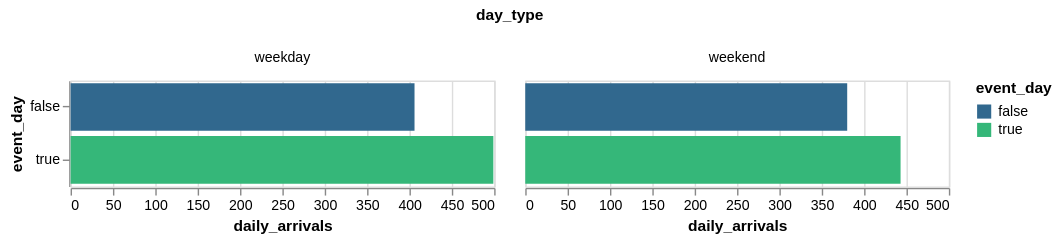

Notebook source saved alongside this figure:
### Code cell
alt.Chart(arrivals_by_event_type[arrivals_by_event_type.stop_name == "LAX / Metro Transit Center"]).mark_bar().encode(
    x="daily_arrivals:Q",
    y="event_day:N",
    color=alt.Color("event_day:N", scale=alt.Scale(scheme="viridis")),
    column="day_type:N",
).properties(height=75, width=300)

### Figure 1 — Vega-Lite specification as saved in the notebook (floating-point values rounded to 4 significant figures)
{"config": {"view": {"continuousWidth": 300, "continuousHeight": 300}}, "data": {"name": "data-f7d796626faa6ae977a620391a656a2c"}, "mark": {"type": "bar"}, "encoding": {"color": {"field": "event_day", "scale": {"scheme": "viridis"}, "type": "nominal"}, "column": {"field": "day_type", "type": "nominal"}, "x": {"field": "daily_arrivals", "type": "quantitative"}, "y": {"field": "event_day", "type": "nominal"}}, "height": 75, "width": 300, "$schema": "https://vega.github.io/schema/vega-lite/v6.4.1.json", "datasets": {"data-f7d796626faa6ae977a620391a656a2c": [{"schedule_name": "LA Metro Rail Schedule", "stop_id": "80702", "stop_name": "LAX / Metro Transit Center", "event_day": false, "day_type": "weekday", "total_arrivals": 8931, "n_days": 22, "daily_arrivals": 405.9}, {"schedule_name": "LA Metro Rail Schedule", "stop_id": "80702", "stop_name": "LAX / Metro Transit Center", "event_day": false, "day_type": "weekend", "total_arrivals": 3420, "n_days": 9, "daily_arrivals": 380.0}, {"schedule_name": "LA Metro Rail Schedule", "stop_id": "80702", "stop_name": "LAX / Metro Transit Center", "event_day": true, "day_type": "weekday", "total_arrivals": 2994, "n_days": 6, "daily_arrivals": 499.0}, {"schedule_name": "LA Metro Rail Schedule", "stop_id": "80702", "stop_name": "LAX / Metro Transit Center", "event_day": true, "day_type": "weekend", "total_arrivals": 886, "n_days": 2, "daily_arrivals": 443.0}]}}
